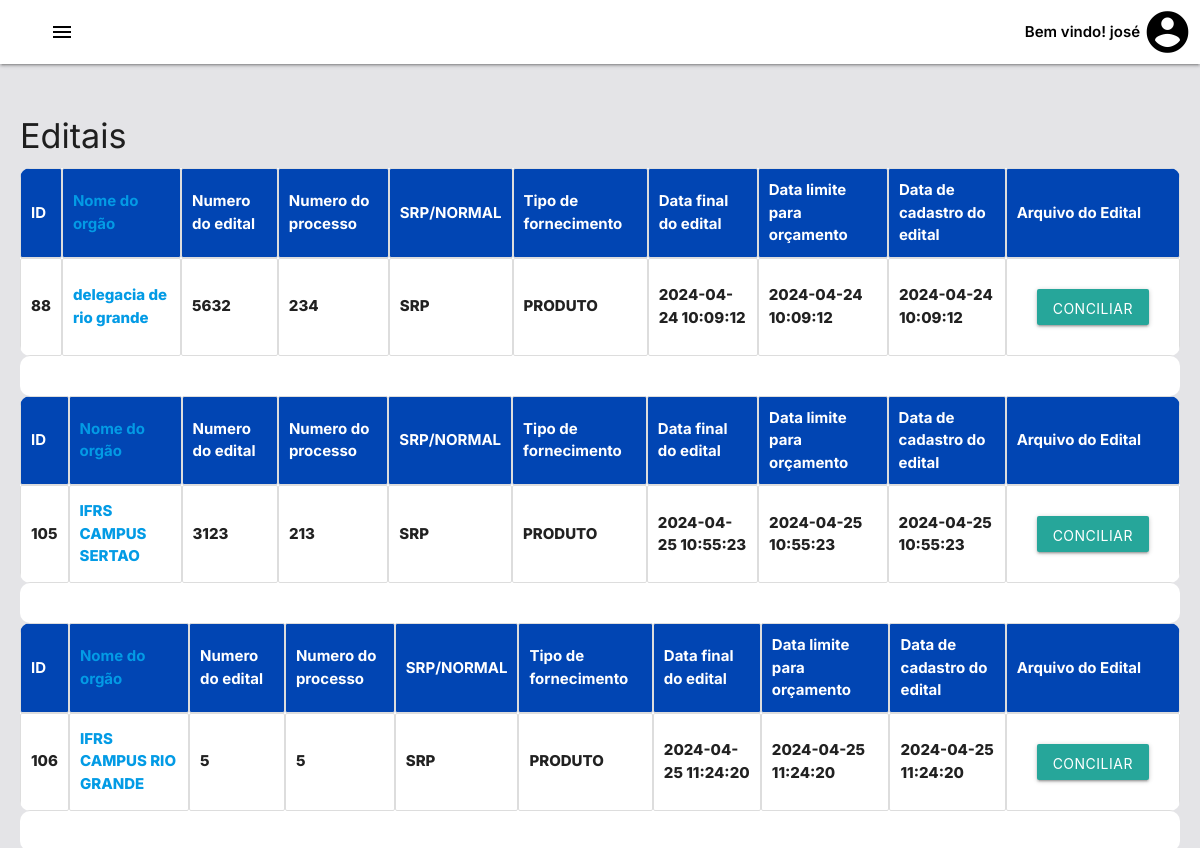
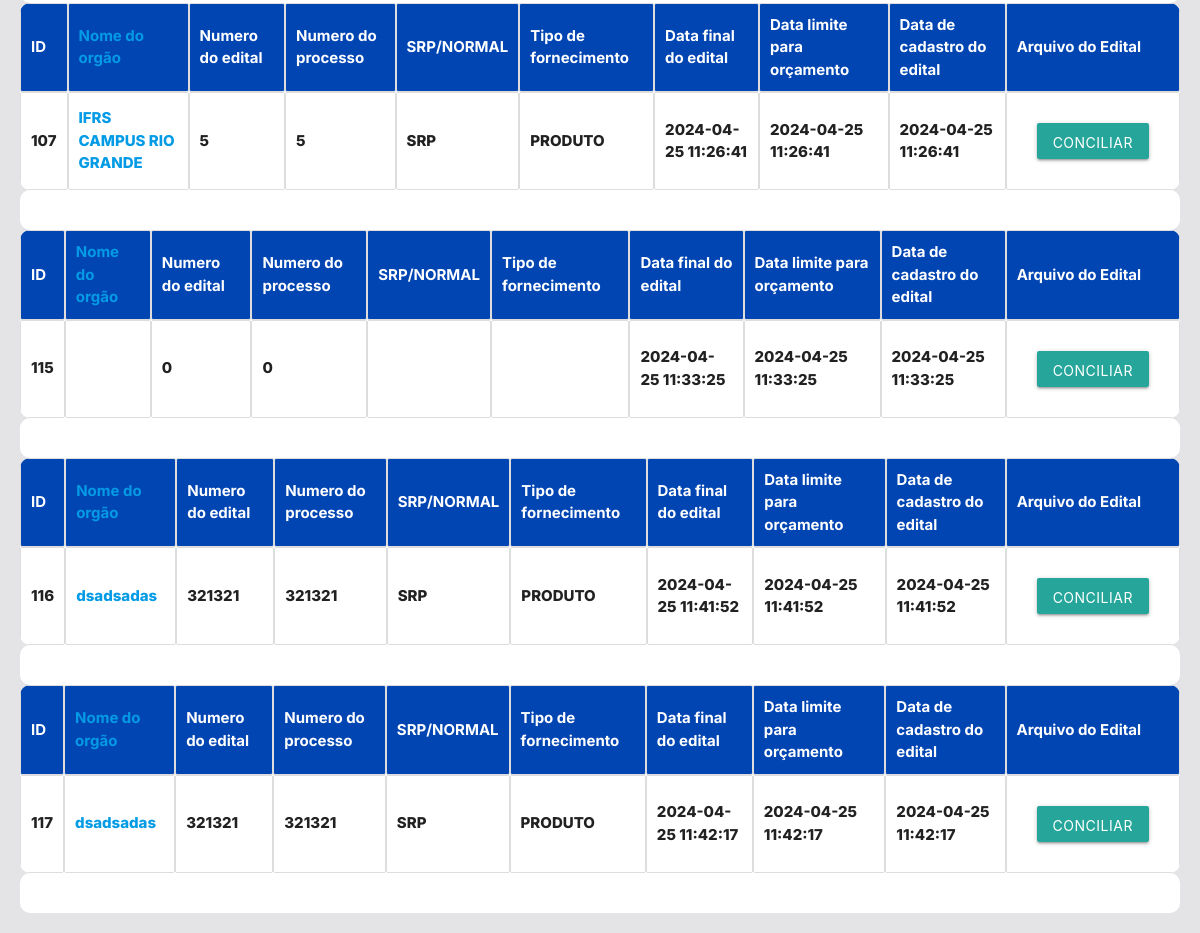
The app's page /teste/tabelaEditais.php (signed in) with its own data (2 pictures, top to bottom).
### tables this page shows
CREATE TABLE `editais` (
  `id` int(11) NOT NULL,
  `nome_edital` varchar(255) DEFAULT NULL,
  `nome_orgao_edital` varchar(255) DEFAULT NULL,
  `numero_edital` float DEFAULT NULL,
  `numero_processo` float DEFAULT NULL,
  `modalidade_edital` varchar(255) DEFAULT NULL,
  `tipo_documento` varchar(255) DEFAULT NULL,
  `tipo_fornecimento` varchar(255) DEFAULT NULL,
  `data_final_edital` datetime DEFAULT NULL,
  `data_cadastro_edital` datetime DEFAULT NULL,
  `data_limite_orcamento_edital` datetime DEFAULT NULL,
  `valor_referencia_produto` float DEFAULT NULL,
  `arquivo_edital` varchar(255) DEFAULT NULL
);

### teste/tabelaEditais.php (the view, shortened to what this page needs)
<!DOCTYPE html>
<html lang="en">
<head>
    <link rel="stylesheet" href="https://cdnjs.cloudflare.com/ajax/libs/materialize/1.0.0/css/materialize.min.css">
    <link rel="stylesheet" href="css/styles.css" />
</head>
<body>
<nav>
    <div class="nav-wrapper white" style="display: flex; align-items: center;">
        <a href="#" id="sidebar-toggle" class="right"><i class="material-icons" style="margin-left: 50px;">menu</i></a>
        <a href="paginaInicialAdmin.php" style="margin-left: auto;"><p class="black-text" style="margin-right: 60px;">Bem vindo! <?php echo $_SESSION['nome'] ?> </p></a>
        <i class="large material-icons brand-logo right" style="font-size: 50px;">account_circle</i>
    </div>
</nav>
<div class="main-content">
    <h4>Editais</h4>
    <section class="usuarios">
        <?php
        $host = "localhost";
        $dbname = "allume";
        $username = "root";
        $password = "";
        $dbcon = mysqli_connect($host, $username, $password, $dbname);
        $query_editais = "SELECT * FROM editais";
        $result_editais = mysqli_query($dbcon, $query_editais);
        if ($result_editais) {
                while ($row = mysqli_fetch_assoc($result_editais)) {
                     $num_rows = mysqli_num_rows($result_editais);
            if ($num_rows > 0) {
                echo "<table class='funcionarios' id='tabela_editais'>";
                echo "<thead>";
                echo "<tr  >";
                echo "<th>ID</th>";
                echo "<th><a href='index.php'>Nome do orgão</a></th>";
                echo "<th>Numero do edital</th>";
                echo "<th>Numero do processo</th>";
                echo "<th>SRP/NORMAL</th>";
                echo "<th>Tipo de fornecimento</th>";
                echo "<th>Data final do edital</th>";
                echo "<th>Data limite para orçamento</th>";
                echo "<th>Data de cadastro do edital</th>";
                echo "<th>Arquivo do Edital</th>";
                echo "</tr>";
                echo "</thead>";
                echo "<tbody>";
                    echo "<tr>";
                    echo "<td onclick=\"enviarFormulario('" . $row['id'] . "')\">" . $row["id"] . "</td>";
                     echo "<td onclick=\"enviarFormulario('" . $row['id'] . "')\" ><a href='index.php'>" . $row["nome_orgao_edital"] . "</a></td>";
                    echo "<td onclick=\"enviarFormulario('" . $row['id'] . "')\">" . $row["numero_edital"] . "</td>";
                    echo "<td onclick=\"enviarFormulario('" . $row['id'] . "')\">" . $row["numero_processo"] . "</td>";
                    echo "<td onclick=\"enviarFormulario('" . $row['id'] . "')\">" . $row["tipo_documento"] . "</td>";
                    echo "<td onclick=\"enviarFormulario('" . $row['id'] . "')\">" . $row["tipo_fornecimento"] . "</td>";
                    echo "<td onclick=\"enviarFormulario('" . $row['id'] . "')\">" . $row["data_final_edital"] . "</td>";
                    echo "<td onclick=\"enviarFormulario('" . $row['id'] . "')\">" . $row["data_limite_orcamento_edital"] . "</td>";
                    echo "<td onclick=\"enviarFormulario('" . $row['id'] . "')\">" . $row["data_cadastro_edital"] . "</td>";
                    echo "<td>";
                    echo "
                    <div class='card-body'>
                        <form method='post' action='conciliacao.php'>
                            <input type='hidden' name='id' value='" . $row['id'] . "'>
                            <button type='submit' class='btn btn-primary'>
                                <i class='fa fa-cart-plus mr-2'></i>Conciliar
                            </button>
                        </form>
                    </div>
                   ";
                    echo "</td>";
                    echo "</tr>";
                }
                echo "</tbody>";
                echo "</table>";
                echo "<div class='card-body'>
                <form id='formulario_info_editais' method='post' action='infoEditais.php'>
                    <input type='hidden' id='id_editais' name='id' value='" . $row['id'] . "'>
                </form>
            </div>";
            }
        } else {
            echo "Erro na consulta: " . mysqli_error($dbcon);
        }
        ?>
    </section>
</div>
</body>
</html>

### teste/css/styles.css (style rules this page uses)
body { font-family: "Inter", sans-serif !important; font-optical-sizing: auto !important; font-weight: 600 !important; font-style: normal !important; background-color: #e4e4e7 !important; margin: 0; padding: 0; }
.brand-logo { color: black; display: flex; }
nav .brand-logo { color:black; }
form { padding:20px; background-color:#ffffff; border-radius: 10px; }
#sidebar-toggle i { color: black; }
.main-content { padding: 20px; transition: margin-left 0.3s ease; background-color: #e4e4e7; margin-top: 10px; }
.brand-logo { display: flex; justify-content: flex-star; }
table { background-color: #fff; width: 100%; }
.funcionarios { width: 100%; border-collapse: separate; border-spacing: 0; border-radius: 10px; overflow: hidden; }
.funcionarios th, .funcionarios td { border: 1px solid #dddddd; padding: 10px; }
.funcionarios th { background-color: rgb(1, 69, 179); color: white; font-weight: bold; text-align: left; }

### teste/tabelaEditais.php (style rules this page uses)
table { font-weight: 800 !important; }
table { width: 100%; }
.brand-logo { color: black; display: flex; }
nav .brand-logo { color:black; }

### records on screen
editais: id "88", nome_orgao_edital "delegacia de rio grande", numero_edital "5632", numero_processo "234", tipo_documento "SRP", tipo_fornecimento "PRODUTO", data_final_edital "2024-04-24 10:09:12", data_limite_orcamento_edital "2024-04-24 10:09:12", data_cadastro_edital "2024-04-24 10:09:12"
editais: id "105", nome_orgao_edital "IFRS CAMPUS SERTAO", numero_edital "3123", numero_processo "213", tipo_documento "SRP", tipo_fornecimento "PRODUTO", data_final_edital "2024-04-25 10:55:23", data_limite_orcamento_edital "2024-04-25 10:55:23", data_cadastro_edital "2024-04-25 10:55:23"
editais: id "106", nome_orgao_edital "IFRS CAMPUS RIO GRANDE", numero_edital "5", numero_processo "5", tipo_documento "SRP", tipo_fornecimento "PRODUTO", data_final_edital "2024-04-25 11:24:20", data_limite_orcamento_edital "2024-04-25 11:24:20", data_cadastro_edital "2024-04-25 11:24:20"
editais: id "107", nome_orgao_edital "IFRS CAMPUS RIO GRANDE", numero_edital "5", numero_processo "5", tipo_documento "SRP", tipo_fornecimento "PRODUTO", data_final_edital "2024-04-25 11:26:41", data_limite_orcamento_edital "2024-04-25 11:26:41", data_cadastro_edital "2024-04-25 11:26:41"
editais: id "115", numero_edital "0", numero_processo "0", data_final_edital "2024-04-25 11:33:25", data_limite_orcamento_edital "2024-04-25 11:33:25", data_cadastro_edital "2024-04-25 11:33:25"
editais: id "116", nome_orgao_edital "dsadsadas", numero_edital "321321", numero_processo "321321", tipo_documento "SRP", tipo_fornecimento "PRODUTO", data_final_edital "2024-04-25 11:41:52", data_limite_orcamento_edital "2024-04-25 11:41:52", data_cadastro_edital "2024-04-25 11:41:52"
editais: id "117", nome_orgao_edital "dsadsadas", numero_edital "321321", numero_processo "321321", tipo_documento "SRP", tipo_fornecimento "PRODUTO", data_final_edital "2024-04-25 11:42:17", data_limite_orcamento_edital "2024-04-25 11:42:17", data_cadastro_edital "2024-04-25 11:42:17"

### other values on screen
$_SESSION['nome'] "josé"
